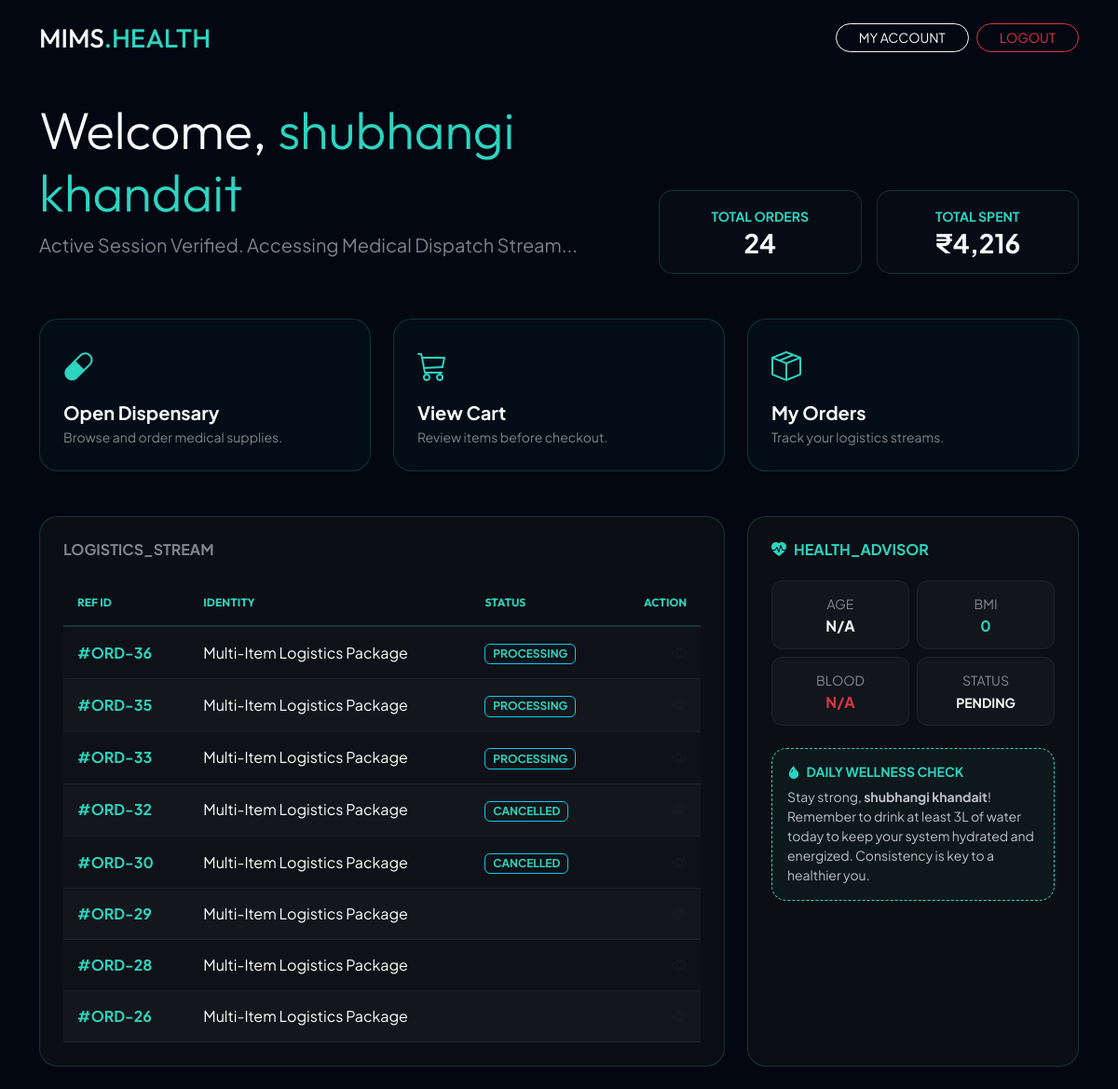
Screenshot of /customer/index.php (signed in) with the database file from the repository.
### tables this page shows
CREATE TABLE `users` (
  `id` int(11) NOT NULL,
  `username` varchar(50) DEFAULT NULL,
  `email` varchar(100) NOT NULL,
  `password` varchar(255) NOT NULL,
  `role` varchar(20) DEFAULT 'admin',
  `created_at` timestamp NOT NULL DEFAULT current_timestamp(),
  `theme` varchar(20) DEFAULT 'dark'
);

CREATE TABLE `orders` (
  `id` int(11) NOT NULL,
  `user_id` int(11) DEFAULT NULL,
  `customer_name` varchar(255) DEFAULT NULL,
  `medicine_id` int(11) DEFAULT NULL,
  `total_amount` decimal(10,2) DEFAULT NULL,
  `status` varchar(50) DEFAULT 'Pending',
  `payment_method` varchar(50) DEFAULT NULL,
  `claimed_category` varchar(50) DEFAULT NULL,
  `payment_mode` varchar(50) DEFAULT 'COD',
  `order_date` datetime DEFAULT current_timestamp(),
  `address` text DEFAULT NULL,
  `pincode` varchar(10) DEFAULT NULL,
  `phone` varchar(15) DEFAULT NULL,
  `quantity` int(11) DEFAULT NULL,
  `discount_reason` varchar(100) DEFAULT NULL,
  `discount_status` enum('none','pending','approved','rejected') DEFAULT 'none',
  `discounted_price` decimal(10,2) DEFAULT NULL,
  `subtotal` decimal(10,2) NOT NULL DEFAULT 0.00,
  `discount_amount` decimal(10,2) DEFAULT NULL,
  `discount_label` varchar(50) DEFAULT NULL
);

### customer/index.php (the view, shortened to what this page needs)
<?php
include('../config/db_connect.php');
$user_id = $_SESSION['user_id'];
$user_res = mysqli_query($conn, "SELECT * FROM users WHERE id = '$user_id'");
$user_data = mysqli_fetch_assoc($user_res);
$display_name = $user_data['username'] ?? 'User';
$u_bg = $user_data['blood_group'] ?? 'N/A';
$age_val = "N/A";
$bmi_val = 0;
$health_status = "PENDING";
$stats = mysqli_fetch_assoc(mysqli_query($conn, "SELECT COUNT(*) as total, SUM(total_amount) as spent FROM orders WHERE user_id = '$user_id'"));
$orders = mysqli_query($conn, "SELECT * FROM orders WHERE user_id = '$user_id' ORDER BY id DESC LIMIT 8");
?>
<!DOCTYPE html>
<html lang="en" data-theme="dark">
<head>
    <link href="https://cdn.jsdelivr.net/npm/bootstrap@5.3.0/dist/css/bootstrap.min.css" rel="stylesheet">
    <link rel="stylesheet" href="https://cdn.jsdelivr.net/npm/bootstrap-icons@1.11.0/font/bootstrap-icons.css">
</head>
<body class="p-4">
<div class="container">
    <div class="d-flex justify-content-between align-items-center mb-5">
        <h3 class="fw-900 m-0" style="font-family: 'Outfit';">MIMS<span class="text-cyan">.HEALTH</span></h3>
        <div class="d-flex gap-2">
            <button class="btn btn-outline-light rounded-pill btn-sm px-4" data-bs-toggle="modal" data-bs-target="#profileModal">MY ACCOUNT</button>
            <a href="../auth/logout.php" class="btn btn-outline-danger rounded-pill btn-sm px-4">LOGOUT</a>
        </div>
    </div>
    <div class="row mb-5 align-items-end">
        <div class="col-md-7">
            <h1 class="display-4 fw-900" style="font-family: 'Outfit';">Welcome, <span class="text-cyan"><?php echo $display_name; ?></span></h1>
            <p class="opacity-50 fs-5">Active Session Verified. Accessing Medical Dispatch Stream...</p>
        </div>
        <div class="col-md-5">
            <div class="row g-3">
                <div class="col-6">
                    <div class="top-stat-box">
                        <small class="text-cyan fw-bold">TOTAL ORDERS</small>
                        <h3 class="fw-bold mb-0"><?php echo $stats['total'] ?? 0; ?></h3>
                    </div>
                </div>
                <div class="col-6">
                    <div class="top-stat-box">
                        <small class="text-cyan fw-bold">TOTAL SPENT</small>
                        <h3 class="fw-bold mb-0">₹<?php echo number_format($stats['spent'] ?? 0); ?></h3>
                    </div>
                </div>
            </div>
        </div>
    </div>
    <div class="row g-4 mb-5">
        <div class="col-md-4">
            <a href="inventory.php" class="action-card">
                <i class="bi bi-capsule action-icon"></i>
                <h5 class="fw-bold mb-1">Open Dispensary</h5>
                <p class="small opacity-50 mb-0">Browse and order medical supplies.</p>
            </a>
        </div>
        <div class="col-md-4">
            <a href="cart.php" class="action-card">
                <i class="bi bi-cart3 action-icon"></i>
                <h5 class="fw-bold mb-1">View Cart</h5>
                <p class="small opacity-50 mb-0">Review items before checkout.</p>
            </a>
        </div>
        <div class="col-md-4">
            <a href="orders.php" class="action-card">
                <i class="bi bi-box-seam action-icon"></i>
                <h5 class="fw-bold mb-1">My Orders</h5>
                <p class="small opacity-50 mb-0">Track your logistics streams.</p>
            </a>
        </div>
    </div>
    <div class="row g-4">
        <div class="col-lg-8">
            <div class="glass-card">
                <h6 class="opacity-50 fw-bold mb-4">LOGISTICS_STREAM</h6>
                <div class="table-responsive">
                    <table class="table">
                        <thead>
                            <tr><th>REF ID</th><th>IDENTITY</th><th>STATUS</th><th class="text-end">ACTION</th></tr>
                        </thead>
                        <tbody>
                            <?php if($orders && mysqli_num_rows($orders) > 0):
                                $i=0; while($row = mysqli_fetch_assoc($orders)):
                                $row_class = ($i % 2 == 0) ? 'row-even' : 'row-odd';
                            ?>
                            <tr class="<?php echo $row_class; ?>">
                                <td class="text-cyan fw-bold">#ORD-<?php echo $row['id']; ?></td>
                                <td class="text-white">Multi-Item Logistics Package</td>
                                <td><span class="badge border border-info text-cyan"><?php echo strtoupper($row['status']); ?></span></td>
                                <td class="text-end"><i class="bi bi-eye opacity-50"></i></td>
                            </tr>
                            <?php $i++; endwhile; else: ?>
                            <tr><td colspan="4" class="text-center py-4">No active streams.</td></tr>
                            <?php endif; ?>
                        </tbody>
                    </table>
                </div>
            </div>
        </div>
        <div class="col-lg-4">
            <div class="glass-card">
                <h6 class="text-cyan fw-bold mb-4"><i class="bi bi-heart-pulse-fill me-2"></i>HEALTH_ADVISOR</h6>
                <div class="row g-2 mb-4 text-center">
                    <div class="col-6"><div class="health-mini"><small class="opacity-50">AGE</small><br><b><?php echo $age_val; ?></b></div></div>
                    <div class="col-6"><div class="health-mini"><small class="opacity-50">BMI</small><br><b class="text-cyan"><?php echo $bmi_val; ?></b></div></div>
                    <div class="col-6"><div class="health-mini"><small class="opacity-50">BLOOD</small><br><b class="text-danger"><?php echo $u_bg; ?></b></div></div>
                    <div class="col-6"><div class="health-mini"><small class="opacity-50">STATUS</small><br><small class="fw-bold"><?php echo $health_status; ?></small></div></div>
                </div>
                <div class="p-3 rounded-4" style="background: rgba(45, 212, 191, 0.05); border: 1px dashed var(--cyan);">
                    <h6 class="text-cyan small fw-bold mb-2"><i class="bi bi-droplet-fill me-1"></i> DAILY WELLNESS CHECK</h6>
                    <p class="small mb-0 opacity-75">
                        Stay strong, <b><?php echo $display_name; ?></b>! Remember to drink at least 3L of water today to keep your system hydrated and energized. Consistency is key to a healthier you.
                    </p>
                </div>
            </div>
        </div>
    </div>
</div>
</body>
</html>

### customer/index.php (style rules this page uses)
:root { --bg: #030712; --panel: #0b0e14; --text: #F8FAFC; --cyan: #2DD4BF; --border: rgba(45, 212, 191, 0.2); }
body { background: var(--bg); color: var(--text); font-family: 'Plus Jakarta Sans', sans-serif; }
.glass-card { background: var(--panel); border: 1px solid var(--border); border-radius: 20px; padding: 25px; height: 100%; }
.text-cyan { color: var(--cyan) !important; }
.action-card { background: rgba(45, 212, 191, 0.03); border: 1.5px solid var(--border); border-radius: 20px; padding: 25px; text-decoration: none; color: var(--text); display: block; transition: 0.3s ease; }
.action-icon { font-size: 2rem; color: var(--cyan); margin-bottom: 15px; display: block; }
.top-stat-box { background: rgba(255,255,255,0.02); border: 1px solid var(--border); border-radius: 15px; padding: 15px; text-align: center; }
.table { color: var(--text) !important; --bs-table-bg: transparent !important; margin-bottom: 0; }
.table thead th { color: var(--cyan); border-bottom: 2px solid var(--border) !important; font-family: 'Outfit'; font-size: 0.75rem; text-transform: uppercase; padding: 15px; }
.table td { padding: 15px; vertical-align: middle; border-bottom: 1px solid rgba(255,255,255,0.05) !important; }
.row-even { background: rgba(255, 255, 255, 0.01) !important; }
.row-odd { background: rgba(255, 255, 255, 0.03) !important; }
.health-mini { background: rgba(255,255,255,0.03); border: 1px solid rgba(255,255,255,0.05); border-radius: 12px; padding: 12px; }

### rows the page displays
users: username "shubhangi khandait"
orders: id "36", status "PROCESSING"
orders: id "35", status "PROCESSING"
orders: id "33", status "PROCESSING"
orders: id "32", status "CANCELLED"
orders: id "30", status "CANCELLED"
orders: id "29"
orders: id "28"
orders: id "26"

### other values shown
$stats['total'] "24"
$stats['spent'] "4,216"
$age_val "N/A"
$bmi_val "0"
$u_bg "N/A"
$health_status "PENDING"
